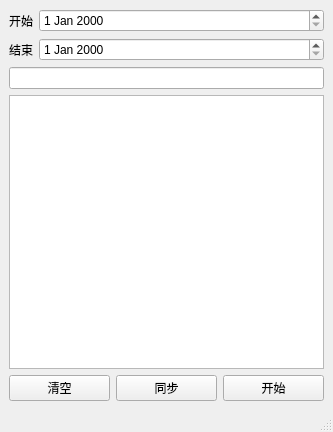
<?xml version="1.0" encoding="UTF-8"?>
<ui version="4.0">
 <class>MainWindow</class>
 <widget class="QMainWindow" name="MainWindow">
  <property name="geometry">
   <rect>
    <x>0</x>
    <y>0</y>
    <width>333</width>
    <height>432</height>
   </rect>
  </property>
  <property name="windowTitle">
   <string>微信小游戏采集</string>
  </property>
  <widget class="QWidget" name="centralwidget">
   <layout class="QHBoxLayout" name="horizontalLayout">
    <item>
     <layout class="QVBoxLayout" name="verticalLayout">
      <item>
       <layout class="QFormLayout" name="formLayout">
        <item row="0" column="0">
         <widget class="QLabel" name="Label_2">
          <property name="text">
           <string>开始</string>
          </property>
         </widget>
        </item>
        <item row="0" column="1">
         <widget class="QDateEdit" name="DateEdit_2"/>
        </item>
        <item row="1" column="0">
         <widget class="QLabel" name="Label">
          <property name="text">
           <string>结束</string>
          </property>
         </widget>
        </item>
        <item row="1" column="1">
         <widget class="QDateEdit" name="DateEdit"/>
        </item>
       </layout>
      </item>
      <item>
       <widget class="QLineEdit" name="lineEdit"/>
      </item>
      <item>
       <widget class="QListWidget" name="listWidget"/>
      </item>
      <item>
       <layout class="QHBoxLayout" name="horizontalLayout_2">
        <item>
         <widget class="QPushButton" name="pushButton_2">
          <property name="text">
           <string>清空</string>
          </property>
         </widget>
        </item>
        <item>
         <widget class="QPushButton" name="pushButton_3">
          <property name="text">
           <string>同步</string>
          </property>
         </widget>
        </item>
        <item>
         <widget class="QPushButton" name="pushButton">
          <property name="text">
           <string>开始</string>
          </property>
         </widget>
        </item>
       </layout>
      </item>
     </layout>
    </item>
   </layout>
  </widget>
  <widget class="QStatusBar" name="statusBar"/>
 </widget>
 <resources/>
 <connections/>
</ui>
